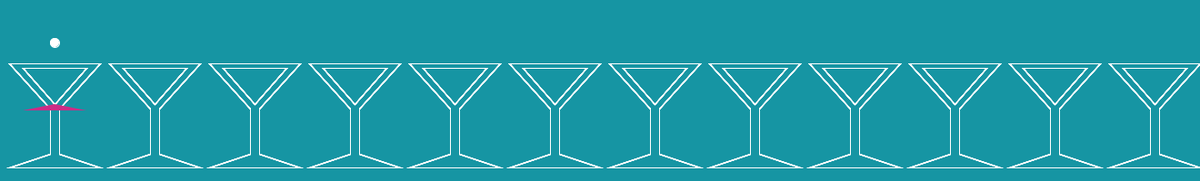
Frame 1 (no input)
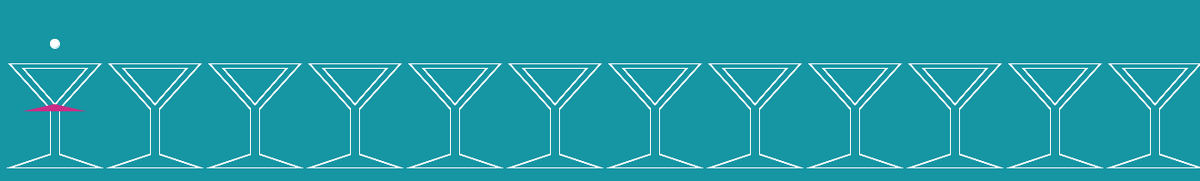
Frame 60 (the mouse pressed at the canvas centre just before this capture)
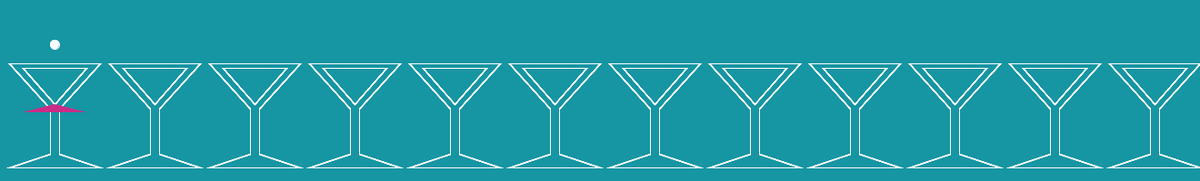
Frame 120 (the mouse held since frame 60 and released just before this capture)

The Processing sketch that drew these frames (run headless with seeded random() and noise(); from frame 60 on, the mouse is pressed at the canvas centre):

// Processing sketch: processing_644
// ── processing_644.pde


void setup(){
size(1320,200);
}

void draw() {
 background(22,149,163);
 copa();
 cup();
 seg();
 minu();
 }
 void copa(){
  for( int x= 10; x<1300; x=x+110){
  for(int y=0; y<1300; y=y+110){
  beginShape(POLYGON);
  noFill();
  smooth();
  stroke(255);
  
  vertex(x,185);
  vertex(x+45,170);
  vertex(x+45,120);
  vertex(x,70);
  vertex(x+100,70);
  vertex(x+55,120);
  vertex(x+55,170);
  vertex(x+100,185);
  endShape(CLOSE);
      
    }
  }
}
 void cup(){
 for( int x=0; x<1300; x=x+110){
 for(int y=0; y<1300; y=y+110){
  beginShape(POLYGON);
  smooth();
  noFill();
  stroke(255);
  vertex(x+60,115);
  vertex(x+25,75);
  vertex(x+95,75);
  endShape(CLOSE);
  }
  }
  }
 void seg(){
   int s = second();
   fill(255);
   ellipse(60, s, 10, 10);
}

  void minu(){
    int s=second();
    smooth(); 
    noStroke();
    fill(204,44,134);
    triangle(60, 115, 25, 75+s, 95,75+s); 



  
  {
 /* triangle(x1,y1,x2,y2,x3,y3);//cada vertice
    rect(20,20,20,20);// x,y,ancho,alto 
*/

  }
  }
